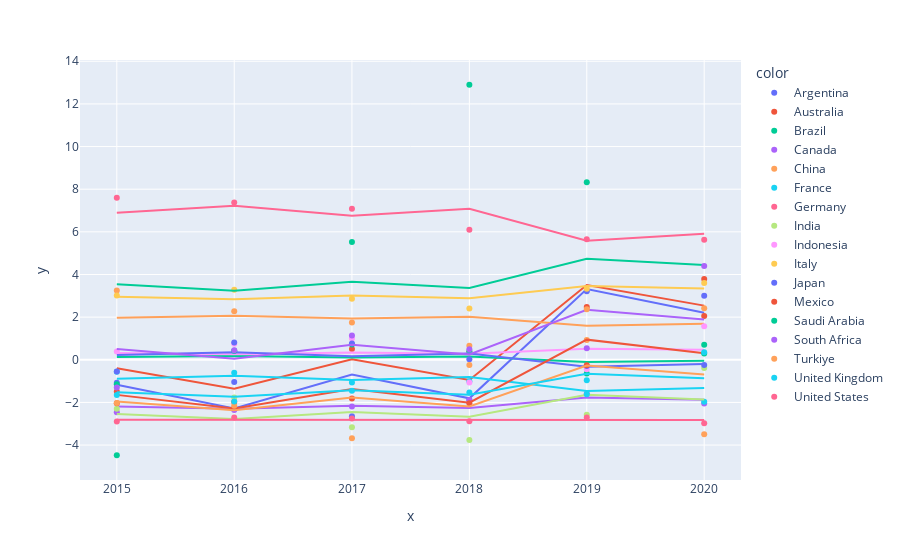

This figure's notebook cell:
### Code cell
fig = px.scatter(x=dff['year'], y=dff['net_exim_bal'], color=dff['country'], trendline="ols")
fig.show()

### Figure 1 — Plotly figure (JSON) as saved in the notebook; plotly's stock layout.template omitted (floating-point values rounded to 4 significant figures)
{"data": [{"hovertemplate": "color=Argentina<br>x=%{x}<br>y=%{y}<extra></extra>", "legendgroup": "Argentina", "marker": {"color": "#636efa", "symbol": "circle"}, "mode": "markers", "name": "Argentina", "orientation": "v", "showlegend": true, "type": "scatter", "x": ["2020-01-01T00:00:00", "2019-01-01T00:00:00", "2018-01-01T00:00:00", "2017-01-01T00:00:00", "2016-01-01T00:00:00", "2015-01-01T00:00:00"], "xaxis": "x", "y": [3.002, 3.219, -1.889, -2.649, -1.04, -1.075], "yaxis": "y"}, {"hovertemplate": "<b>OLS trendline</b><br>y = -1.45195 * x + 0.488586<br>R<sup>2</sup>=0.813015<br><br>color=Argentina<br>x=%{x}<br>y=%{y} <b>(trend)</b><extra></extra>", "legendgroup": "Argentina", "marker": {"color": "#636efa", "symbol": "circle"}, "mode": "lines", "name": "Argentina", "showlegend": false, "type": "scatter", "x": ["2015-01-01T00:00:00", "2016-01-01T00:00:00", "2017-01-01T00:00:00", "2018-01-01T00:00:00", "2019-01-01T00:00:00", "2020-01-01T00:00:00"], "xaxis": "x", "y": [-1.169, -2.281, -0.696, -1.808, 3.317, 2.205], "yaxis": "y"}, {"hovertemplate": "color=Australia<br>x=%{x}<br>y=%{y}<extra></extra>", "legendgroup": "Australia", "marker": {"color": "#EF553B", "symbol": "circle"}, "mode": "markers", "name": "Australia", "orientation": "v", "showlegend": true, "type": "scatter", "x": ["2020-01-01T00:00:00", "2019-01-01T00:00:00", "2018-01-01T00:00:00", "2017-01-01T00:00:00", "2016-01-01T00:00:00", "2015-01-01T00:00:00"], "xaxis": "x", "y": [3.783, 2.476, 0.3573, 0.511, -2.278, -1.487], "yaxis": "y"}, {"hovertemplate": "<b>OLS trendline</b><br>y = -1.26197 * x + 1.04761<br>R<sup>2</sup>=0.749734<br><br>color=Australia<br>x=%{x}<br>y=%{y} <b>(trend)</b><extra></extra>", "legendgroup": "Australia", "marker": {"color": "#EF553B", "symbol": "circle"}, "mode": "lines", "name": "Australia", "showlegend": false, "type": "scatter", "x": ["2015-01-01T00:00:00", "2016-01-01T00:00:00", "2017-01-01T00:00:00", "2018-01-01T00:00:00", "2019-01-01T00:00:00", "2020-01-01T00:00:00"], "xaxis": "x", "y": [-0.3931, -1.359, 0.01802, -0.9482, 3.506, 2.539], "yaxis": "y"}, {"hovertemplate": "color=Brazil<br>x=%{x}<br>y=%{y}<extra></extra>", "legendgroup": "Brazil", "marker": {"color": "#00cc96", "symbol": "circle"}, "mode": "markers", "name": "Brazil", "orientation": "v", "showlegend": true, "type": "scatter", "x": ["2020-01-01T00:00:00", "2019-01-01T00:00:00", "2018-01-01T00:00:00", "2017-01-01T00:00:00", "2016-01-01T00:00:00", "2015-01-01T00:00:00"], "xaxis": "x", "y": [0.6997, -0.6444, 0.3938, 0.7182, 0.3997, -1.153], "yaxis": "y"}, {"hovertemplate": "<b>OLS trendline</b><br>y = 0.0743908 * x + 0.0402297<br>R<sup>2</sup>=0.022605<br><br>color=Brazil<br>x=%{x}<br>y=%{y} <b>(trend)</b><extra></extra>", "legendgroup": "Brazil", "marker": {"color": "#00cc96", "symbol": "circle"}, "mode": "lines", "name": "Brazil", "showlegend": false, "type": "scatter", "x": ["2015-01-01T00:00:00", "2016-01-01T00:00:00", "2017-01-01T00:00:00", "2018-01-01T00:00:00", "2019-01-01T00:00:00", "2020-01-01T00:00:00"], "xaxis": "x", "y": [0.1252, 0.1821, 0.1009, 0.1579, -0.1047, -0.04771], "yaxis": "y"}, {"hovertemplate": "color=Canada<br>x=%{x}<br>y=%{y}<extra></extra>", "legendgroup": "Canada", "marker": {"color": "#ab63fa", "symbol": "circle"}, "mode": "markers", "name": "Canada", "orientation": "v", "showlegend": true, "type": "scatter", "x": ["2020-01-01T00:00:00", "2019-01-01T00:00:00", "2018-01-01T00:00:00", "2017-01-01T00:00:00", "2016-01-01T00:00:00", "2015-01-01T00:00:00"], "xaxis": "x", "y": [-2.056, -1.595, -1.887, -2.192, -2.359, -2.465], "yaxis": "y"}, {"hovertemplate": "<b>OLS trendline</b><br>y = -0.137201 * x + -2.03937<br>R<sup>2</sup>=0.457760<br><br>color=Canada<br>x=%{x}<br>y=%{y} <b>(trend)</b><extra></extra>", "legendgroup": "Canada", "marker": {"color": "#ab63fa", "symbol": "circle"}, "mode": "lines", "name": "Canada", "showlegend": false, "type": "scatter", "x": ["2015-01-01T00:00:00", "2016-01-01T00:00:00", "2017-01-01T00:00:00", "2018-01-01T00:00:00", "2019-01-01T00:00:00", "2020-01-01T00:00:00"], "xaxis": "x", "y": [-2.196, -2.301, -2.151, -2.256, -1.772, -1.877], "yaxis": "y"}, {"hovertemplate": "color=China<br>x=%{x}<br>y=%{y}<extra></extra>", "legendgroup": "China", "marker": {"color": "#FFA15A", "symbol": "circle"}, "mode": "markers", "name": "China", "orientation": "v", "showlegend": true, "type": "scatter", "x": ["2020-01-01T00:00:00", "2019-01-01T00:00:00", "2018-01-01T00:00:00", "2017-01-01T00:00:00", "2016-01-01T00:00:00", "2015-01-01T00:00:00"], "xaxis": "x", "y": [2.418, 0.9299, 0.6584, 1.752, 2.274, 3.244], "yaxis": "y"}, {"hovertemplate": "<b>OLS trendline</b><br>y = 0.120029 * x + 1.83312<br>R<sup>2</sup>=0.037890<br><br>color=China<br>x=%{x}<br>y=%{y} <b>(trend)</b><extra></extra>", "legendgroup": "China", "marker": {"color": "#FFA15A", "symbol": "circle"}, "mode": "lines", "name": "China", "showlegend": false, "type": "scatter", "x": ["2015-01-01T00:00:00", "2016-01-01T00:00:00", "2017-01-01T00:00:00", "2018-01-01T00:00:00", "2019-01-01T00:00:00", "2020-01-01T00:00:00"], "xaxis": "x", "y": [1.97, 2.062, 1.931, 2.023, 1.599, 1.691], "yaxis": "y"}, {"hovertemplate": "color=France<br>x=%{x}<br>y=%{y}<extra></extra>", "legendgroup": "France", "marker": {"color": "#19d3f3", "symbol": "circle"}, "mode": "markers", "name": "France", "orientation": "v", "showlegend": true, "type": "scatter", "x": ["2020-01-01T00:00:00", "2019-01-01T00:00:00", "2018-01-01T00:00:00", "2017-01-01T00:00:00", "2016-01-01T00:00:00", "2015-01-01T00:00:00"], "xaxis": "x", "y": [-1.963, -0.9574, -1.011, -1.065, -0.6051, -0.5664], "yaxis": "y"}, {"hovertemplate": "<b>OLS trendline</b><br>y = 0.185341 * x + -1.09946<br>R<sup>2</sup>=0.334626<br><br>color=France<br>x=%{x}<br>y=%{y} <b>(trend)</b><extra></extra>", "legendgroup": "France", "marker": {"color": "#19d3f3", "symbol": "circle"}, "mode": "lines", "name": "France", "showlegend": false, "type": "scatter", "x": ["2015-01-01T00:00:00", "2016-01-01T00:00:00", "2017-01-01T00:00:00", "2018-01-01T00:00:00", "2019-01-01T00:00:00", "2020-01-01T00:00:00"], "xaxis": "x", "y": [-0.8879, -0.746, -0.9482, -0.8063, -1.46, -1.319], "yaxis": "y"}, {"hovertemplate": "color=Germany<br>x=%{x}<br>y=%{y}<extra></extra>", "legendgroup": "Germany", "marker": {"color": "#FF6692", "symbol": "circle"}, "mode": "markers", "name": "Germany", "orientation": "v", "showlegend": true, "type": "scatter", "x": ["2020-01-01T00:00:00", "2019-01-01T00:00:00", "2018-01-01T00:00:00", "2017-01-01T00:00:00", "2016-01-01T00:00:00", "2015-01-01T00:00:00"], "xaxis": "x", "y": [5.628, 5.653, 6.098, 7.089, 7.377, 7.595], "yaxis": "y"}, {"hovertemplate": "<b>OLS trendline</b><br>y = 0.42552 * x + 6.40899<br>R<sup>2</sup>=0.572560<br><br>color=Germany<br>x=%{x}<br>y=%{y} <b>(trend)</b><extra></extra>", "legendgroup": "Germany", "marker": {"color": "#FF6692", "symbol": "circle"}, "mode": "lines", "name": "Germany", "showlegend": false, "type": "scatter", "x": ["2015-01-01T00:00:00", "2016-01-01T00:00:00", "2017-01-01T00:00:00", "2018-01-01T00:00:00", "2019-01-01T00:00:00", "2020-01-01T00:00:00"], "xaxis": "x", "y": [6.895, 7.221, 6.756, 7.082, 5.58, 5.906], "yaxis": "y"}, {"hovertemplate": "color=India<br>x=%{x}<br>y=%{y}<extra></extra>", "legendgroup": "India", "marker": {"color": "#B6E880", "symbol": "circle"}, "mode": "markers", "name": "India", "orientation": "v", "showlegend": true, "type": "scatter", "x": ["2020-01-01T00:00:00", "2019-01-01T00:00:00", "2018-01-01T00:00:00", "2017-01-01T00:00:00", "2016-01-01T00:00:00", "2015-01-01T00:00:00"], "xaxis": "x", "y": [-0.3876, -2.581, -3.761, -3.159, -1.766, -2.297], "yaxis": "y"}, {"hovertemplate": "<b>OLS trendline</b><br>y = -0.293872 * x + -2.21171<br>R<sup>2</sup>=0.155469<br><br>color=India<br>x=%{x}<br>y=%{y} <b>(trend)</b><extra></extra>", "legendgroup": "India", "marker": {"color": "#B6E880", "symbol": "circle"}, "mode": "lines", "name": "India", "showlegend": false, "type": "scatter", "x": ["2015-01-01T00:00:00", "2016-01-01T00:00:00", "2017-01-01T00:00:00", "2018-01-01T00:00:00", "2019-01-01T00:00:00", "2020-01-01T00:00:00"], "xaxis": "x", "y": [-2.547, -2.772, -2.451, -2.676, -1.639, -1.864], "yaxis": "y"}, {"hovertemplate": "color=Indonesia<br>x=%{x}<br>y=%{y}<extra></extra>", "legendgroup": "Indonesia", "marker": {"color": "#FF97FF", "symbol": "circle"}, "mode": "markers", "name": "Indonesia", "orientation": "v", "showlegend": true, "type": "scatter", "x": ["2020-01-01T00:00:00", "2019-01-01T00:00:00", "2018-01-01T00:00:00", "2017-01-01T00:00:00", "2016-01-01T00:00:00", "2015-01-01T00:00:00"], "xaxis": "x", "y": [1.567, -0.4447, -1.069, 0.9991, 0.7566, 0.3827], "yaxis": "y"}, {"hovertemplate": "<b>OLS trendline</b><br>y = -0.0667422 * x + 0.391131<br>R<sup>2</sup>=0.011725<br><br>color=Indonesia<br>x=%{x}<br>y=%{y} <b>(trend)</b><extra></extra>", "legendgroup": "Indonesia", "marker": {"color": "#FF97FF", "symbol": "circle"}, "mode": "lines", "name": "Indonesia", "showlegend": false, "type": "scatter", "x": ["2015-01-01T00:00:00", "2016-01-01T00:00:00", "2017-01-01T00:00:00", "2018-01-01T00:00:00", "2019-01-01T00:00:00", "2020-01-01T00:00:00"], "xaxis": "x", "y": [0.3149, 0.2638, 0.3367, 0.2856, 0.5211, 0.47], "yaxis": "y"}, {"hovertemplate": "color=Italy<br>x=%{x}<br>y=%{y}<extra></extra>", "legendgroup": "Italy", "marker": {"color": "#FECB52", "symbol": "circle"}, "mode": "markers", "name": "Italy", "orientation": "v", "showlegend": true, "type": "scatter", "x": ["2020-01-01T00:00:00", "2019-01-01T00:00:00", "2018-01-01T00:00:00", "2017-01-01T00:00:00", "2016-01-01T00:00:00", "2015-01-01T00:00:00"], "xaxis": "x", "y": [3.6, 3.326, 2.404, 2.863, 3.288, 3.014], "yaxis": "y"}, {"hovertemplate": "<b>OLS trendline</b><br>y = -0.163216 * x + 3.14549<br>R<sup>2</sup>=0.374137<br><br>color=Italy<br>x=%{x}<br>y=%{y} <b>(trend)</b><extra></extra>", "legendgroup": "Italy", "marker": {"color": "#FECB52", "symbol": "circle"}, "mode": "lines", "name": "Italy", "showlegend": false, "type": "scatter", "x": ["2015-01-01T00:00:00", "2016-01-01T00:00:00", "2017-01-01T00:00:00", "2018-01-01T00:00:00", "2019-01-01T00:00:00", "2020-01-01T00:00:00"], "xaxis": "x", "y": [2.959, 2.834, 3.012, 2.887, 3.463, 3.338], "yaxis": "y"}, {"hovertemplate": "color=Japan<br>x=%{x}<br>y=%{y}<extra></extra>", "legendgroup": "Japan", "marker": {"color": "#636efa", "symbol": "circle"}, "mode": "markers", "name": "Japan", "orientation": "v", "showlegend": true, "type": "scatter", "x": ["2020-01-01T00:00:00", "2019-01-01T00:00:00", "2018-01-01T00:00:00", "2017-01-01T00:00:00", "2016-01-01T00:00:00", "2015-01-01T00:00:00"], "xaxis": "x", "y": [-0.2416, -0.2891, 0.01997, 0.7597, 0.8057, -0.5539], "yaxis": "y"}, {"hovertemplate": "<b>OLS trendline</b><br>y = 0.178237 * x + 0.0146514<br>R<sup>2</sup>=0.241245<br><br>color=Japan<br>x=%{x}<br>y=%{y} <b>(trend)</b><extra></extra>", "legendgroup": "Japan", "marker": {"color": "#636efa", "symbol": "circle"}, "mode": "lines", "name": "Japan", "showlegend": false, "type": "scatter", "x": ["2015-01-01T00:00:00", "2016-01-01T00:00:00", "2017-01-01T00:00:00", "2018-01-01T00:00:00", "2019-01-01T00:00:00", "2020-01-01T00:00:00"], "xaxis": "x", "y": [0.2181, 0.3546, 0.1601, 0.2965, -0.3325, -0.196], "yaxis": "y"}, {"hovertemplate": "color=Mexico<br>x=%{x}<br>y=%{y}<extra></extra>", "legendgroup": "Mexico", "marker": {"color": "#EF553B", "symbol": "circle"}, "mode": "markers", "name": "Mexico", "orientation": "v", "showlegend": true, "type": "scatter", "x": ["2020-01-01T00:00:00", "2019-01-01T00:00:00", "2018-01-01T00:00:00", "2017-01-01T00:00:00", "2016-01-01T00:00:00", "2015-01-01T00:00:00"], "xaxis": "x", "y": [2.054, -0.2548, -2.044, -1.813, -1.978, -2.039], "yaxis": "y"}, {"hovertemplate": "<b>OLS trendline</b><br>y = -0.838283 * x + -0.688857<br>R<sup>2</sup>=0.637775<br><br>color=Mexico<br>x=%{x}<br>y=%{y} <b>(trend)</b><extra></extra>", "legendgroup": "Mexico", "marker": {"color": "#EF553B", "symbol": "circle"}, "mode": "lines", "name": "Mexico", "showlegend": false, "type": "scatter", "x": ["2015-01-01T00:00:00", "2016-01-01T00:00:00", "2017-01-01T00:00:00", "2018-01-01T00:00:00", "2019-01-01T00:00:00", "2020-01-01T00:00:00"], "xaxis": "x", "y": [-1.646, -2.288, -1.373, -2.015, 0.9439, 0.3021], "yaxis": "y"}, {"hovertemplate": "color=Saudi Arabia<br>x=%{x}<br>y=%{y}<extra></extra>", "legendgroup": "Saudi Arabia", "marker": {"color": "#00cc96", "symbol": "circle"}, "mode": "markers", "name": "Saudi Arabia", "orientation": "v", "showlegend": true, "type": "scatter", "x": ["2020-01-01T00:00:00", "2019-01-01T00:00:00", "2018-01-01T00:00:00", "2017-01-01T00:00:00", "2016-01-01T00:00:00", "2015-01-01T00:00:00"], "xaxis": "x", "y": [0.2892, 8.327, 12.9, 5.521, 0.4264, -4.478], "yaxis": "y"}, {"hovertemplate": "<b>OLS trendline</b><br>y = -0.389377 * x + 3.98112<br>R<sup>2</sup>=0.009477<br><br>color=Saudi Arabia<br>x=%{x}<br>y=%{y} <b>(trend)</b><extra></extra>", "legendgroup": "Saudi Arabia", "marker": {"color": "#00cc96", "symbol": "circle"}, "mode": "lines", "name": "Saudi Arabia", "showlegend": false, "type": "scatter", "x": ["2015-01-01T00:00:00", "2016-01-01T00:00:00", "2017-01-01T00:00:00", "2018-01-01T00:00:00", "2019-01-01T00:00:00", "2020-01-01T00:00:00"], "xaxis": "x", "y": [3.537, 3.238, 3.663, 3.365, 4.74, 4.441], "yaxis": "y"}, {"hovertemplate": "color=South Africa<br>x=%{x}<br>y=%{y}<extra></extra>", "legendgroup": "South Africa", "marker": {"color": "#ab63fa", "symbol": "circle"}, "mode": "markers", "name": "South Africa", "orientation": "v", "showlegend": true, "type": "scatter", "x": ["2020-01-01T00:00:00", "2019-01-01T00:00:00", "2018-01-01T00:00:00", "2017-01-01T00:00:00", "2016-01-01T00:00:00", "2015-01-01T00:00:00"], "xaxis": "x", "y": [4.4, 0.5402, 0.4976, 1.144, 0.4509, -1.299], "yaxis": "y"}, {"hovertemplate": "<b>OLS trendline</b><br>y = -0.594068 * x + 1.18486<br>R<sup>2</sup>=0.248479<br><br>color=South Africa<br>x=%{x}<br>y=%{y} <b>(trend)</b><extra></extra>", "legendgroup": "South Africa", "marker": {"color": "#ab63fa", "symbol": "circle"}, "mode": "lines", "name": "South Africa", "showlegend": false, "type": "scatter", "x": ["2015-01-01T00:00:00", "2016-01-01T00:00:00", "2017-01-01T00:00:00", "2018-01-01T00:00:00", "2019-01-01T00:00:00", "2020-01-01T00:00:00"], "xaxis": "x", "y": [0.5067, 0.0518, 0.7002, 0.2453, 2.342, 1.887], "yaxis": "y"}, {"hovertemplate": "color=Turkiye<br>x=%{x}<br>y=%{y}<extra></extra>", "legendgroup": "Turkiye", "marker": {"color": "#FFA15A", "symbol": "circle"}, "mode": "markers", "name": "Turkiye", "orientation": "v", "showlegend": true, "type": "scatter", "x": ["2020-01-01T00:00:00", "2019-01-01T00:00:00", "2018-01-01T00:00:00", "2017-01-01T00:00:00", "2016-01-01T00:00:00", "2015-01-01T00:00:00"], "xaxis": "x", "y": [-3.49, 2.366, -0.2486, -3.683, -2.161, -2.026], "yaxis": "y"}, {"hovertemplate": "<b>OLS trendline</b><br>y = -0.543921 * x + -1.33053<br>R<sup>2</sup>=0.141486<br><br>color=Turkiye<br>x=%{x}<br>y=%{y} <b>(trend)</b><extra></extra>", "legendgroup": "Turkiye", "marker": {"color": "#FFA15A", "symbol": "circle"}, "mode": "lines", "name": "Turkiye", "showlegend": false, "type": "scatter", "x": ["2015-01-01T00:00:00", "2016-01-01T00:00:00", "2017-01-01T00:00:00", "2018-01-01T00:00:00", "2019-01-01T00:00:00", "2020-01-01T00:00:00"], "xaxis": "x", "y": [-1.951, -2.368, -1.774, -2.191, -0.2711, -0.6875], "yaxis": "y"}, {"hovertemplate": "color=United Kingdom<br>x=%{x}<br>y=%{y}<extra></extra>", "legendgroup": "United Kingdom", "marker": {"color": "#19d3f3", "symbol": "circle"}, "mode": "markers", "name": "United Kingdom", "orientation": "v", "showlegend": true, "type": "scatter", "x": ["2020-01-01T00:00:00", "2019-01-01T00:00:00", "2018-01-01T00:00:00", "2017-01-01T00:00:00", "2016-01-01T00:00:00", "2015-01-01T00:00:00"], "xaxis": "x", "y": [0.3582, -1.615, -1.53, -1.455, -1.955, -1.652], "yaxis": "y"}, {"hovertemplate": "<b>OLS trendline</b><br>y = -0.279716 * x + -1.20018<br>R<sup>2</sup>=0.278994<br><br>color=United Kingdom<br>x=%{x}<br>y=%{y} <b>(trend)</b><extra></extra>", "legendgroup": "United Kingdom", "marker": {"color": "#19d3f3", "symbol": "circle"}, "mode": "lines", "name": "United Kingdom", "showlegend": false, "type": "scatter", "x": ["2015-01-01T00:00:00", "2016-01-01T00:00:00", "2017-01-01T00:00:00", "2018-01-01T00:00:00", "2019-01-01T00:00:00", "2020-01-01T00:00:00"], "xaxis": "x", "y": [-1.52, -1.734, -1.428, -1.643, -0.6554, -0.8695], "yaxis": "y"}, {"hovertemplate": "color=United States<br>x=%{x}<br>y=%{y}<extra></extra>", "legendgroup": "United States", "marker": {"color": "#FF6692", "symbol": "circle"}, "mode": "markers", "name": "United States", "orientation": "v", "showlegend": true, "type": "scatter", "x": ["2020-01-01T00:00:00", "2019-01-01T00:00:00", "2018-01-01T00:00:00", "2017-01-01T00:00:00", "2016-01-01T00:00:00", "2015-01-01T00:00:00"], "xaxis": "x", "y": [-2.98, -2.707, -2.888, -2.756, -2.708, -2.89], "yaxis": "y"}, {"hovertemplate": "<b>OLS trendline</b><br>y = 0.00400904 * x + -2.82301<br>R<sup>2</sup>=0.003091<br><br>color=United States<br>x=%{x}<br>y=%{y} <b>(trend)</b><extra></extra>", "legendgroup": "United States", "marker": {"color": "#FF6692", "symbol": "circle"}, "mode": "lines", "name": "United States", "showlegend": false, "type": "scatter", "x": ["2015-01-01T00:00:00", "2016-01-01T00:00:00", "2017-01-01T00:00:00", "2018-01-01T00:00:00", "2019-01-01T00:00:00", "2020-01-01T00:00:00"], "xaxis": "x", "y": [-2.818, -2.815, -2.82, -2.817, -2.831, -2.828], "yaxis": "y"}], "layout": {"legend": {"title": {"text": "color"}, "tracegroupgap": 0}, "margin": {"t": 60}, "xaxis": {"anchor": "y", "domain": [0, 1], "title": {"text": "x"}}, "yaxis": {"anchor": "x", "domain": [0, 1], "title": {"text": "y"}}}}
